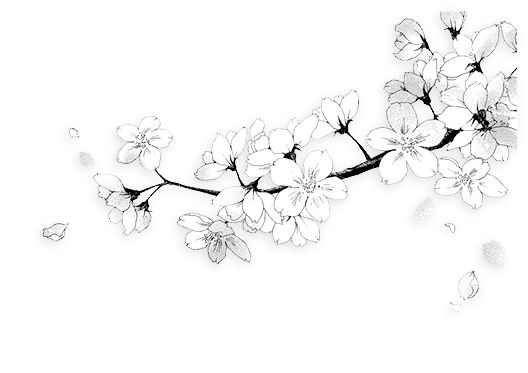
#> input picture tools/sakura_ref.png, 528 x 373 px, found by its file name
$ python build_art.py
#> lines starting #> are read from the running program, lines starting #| are printed output that depends on the picture; after the words box and inside, x2 and y2 are one past the last pixel; in counts of white or black regions, pixels touching at a corner belong together
# -*- coding: utf-8 -*-
"""Сборка графики сакуры для hero из авторского рисунка.

Запуск из корня репозитория:  python tools/build_art.py

Что делает:
  1. Обрезает tools/sakura_ref.png по содержимому и убирает белое поле,
     превращая его в настоящую прозрачность (рисунок не перерисовывается).
  2. Задаёт ось ветки опорными точками, снятыми с самого рисунка.
  3. Считает карту роста: 0 — проявляется первым, 255 — последним.
     Ствол сжимается к началу, поэтому сначала проступает ветка,
     затем по фронту раскрываются цветы и бутоны.
  4. Кладёт результат в img/sakura.png и img/sakura-grow.png.
"""
import os
import numpy as np
from PIL import Image
from scipy import ndimage

SRC = os.path.join('tools', 'sakura_ref.png')
PREVIEW = os.path.join('tools', '_preview')
os.makedirs(PREVIEW, exist_ok=True)
im = Image.open(SRC).convert('RGB')
#> im is the input picture: PIL image 528x373 RGB; min 0, max 255, mean 246.9
a = np.asarray(im).astype(np.int16)
H, W = a.shape[:2]
#> H = 373; W = 528
lum = a.mean(axis=2)

# Снимок без интерфейса: лишней полосы слева больше нет.
X0 = 0
work = lum[:, X0:]

# Кадрируем по слабым следам карандаша, иначе бледные лепестки
# и штриховка у краёв попадут за границу.
ink = work < 232
#> ink: shape (373, 528) bool; 8.1% white; 333 white regions (308 under 20 px), largest, box (x1, y1, x2, y2) and area: (366, 11, 517, 197) 6410, (176, 120, 327, 265) 3743, (93, 127, 224, 236) 1512
ink = ndimage.binary_opening(ink, np.ones((2, 2)))
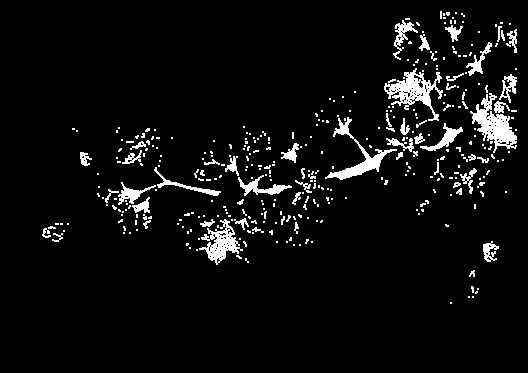
#> ink: shape (373, 528) bool; 5.6% white; 370 white regions (310 under 20 px), largest, box (x1, y1, x2, y2) and area: (470, 93, 517, 153) 1158, (384, 68, 443, 121) 1126, (325, 117, 397, 180) 865

ys, xs = np.nonzero(ink)
#> ys = 10973 values from 11 to 303; xs = 10973 values, max 516 at index 292, min 42 at index 9920, mean 349.3
print('source', W, 'x', H)
#| source 528 x 373
print('ink bbox in cropped coords x', xs.min(), xs.max(), 'y', ys.min(), ys.max())
#| ink bbox in cropped coords x 42 516 y 11 303

# Margin so strokes are not clipped at the edges.
M = 4
bx0, bx1 = max(0, xs.min() - M), xs.max() + M
#> bx0 = 38; bx1 = 520
by0, by1 = max(0, ys.min() - M), ys.max() + M
#> by0 = 7; by1 = 307
print('final art box', (bx0 + X0, by0, bx1 - bx0 + 1, by1 - by0 + 1))
#| final art box (38, 7, 483, 301)

crop = lum[by0:by1 + 1, bx0 + X0:bx1 + X0 + 1].astype(np.float32)
ch, cw = crop.shape
#> ch = 301; cw = 483

# White paper -> transparent, pencil shading kept as grey via alpha.
# Рисунок карандашный и бледный, поэтому мягкие тона поднимаем гаммой:
# без неё на светлом фоне hero ветка почти не читается.
GAMMA = .62
alpha = np.clip((250.0 - crop) / 250.0, 0, 1) ** GAMMA
alpha[alpha < .02] = 0
print('ink coverage %', round(100 * float((alpha > 0).mean()), 2))
#| ink coverage % 24.35

art = np.zeros((ch, cw, 4), dtype=np.uint8)
art[..., 3] = (alpha * 255).astype(np.uint8)
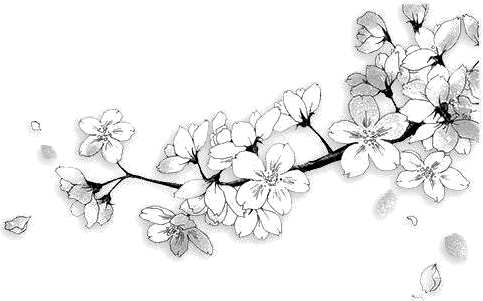
#> art: shape (301, 483, 4); mean of channels 0, 1, 2, 3 0, 0, 0, 16; transparent parts drawn white
Image.fromarray(art, 'RGBA').save(os.path.join(PREVIEW, '_art_cut.png'))
print('art size', (cw, ch))
#| art size (483, 301)

# ---------------------------------------------------------------- ось ветки
# Ось ветки задаём опорными точками, снятыми с самого рисунка, в координатах
# ИСХОДНОГО файла: толстый правый конец идёт вверх-вправо к срезу кадра,
# в середине опускается до самой нижней точки, слева тонкий кончик уходит вверх.
# Скрипт сам сдвинет точки на начало кадрирования.
CONTROL = [(105, 188), (125, 192), (150, 190), (180, 188), (210, 196),
           (240, 201), (265, 197), (290, 185), (310, 176), (340, 167),
           (370, 158), (400, 148), (430, 139), (455, 131), (480, 123),
           (505, 117), (528, 112)]
CONTROL = [(x - (bx0 + X0), y - by0) for x, y in CONTROL]
#> CONTROL = [(67, 181), (87, 185), (112, 183), (142, 181), (172, 189), (202, 194), (227, 190), (252, 178), (272, 169), (302, 160), (332, 151), (362, 141), (392, 132), (417, 124), (442, 116), (467, 110), (490, 105)]
cx = np.array([p[0] for p in CONTROL], dtype=np.float64)
#> cx = 17 values from 67 to 490
cy = np.array([p[1] for p in CONTROL], dtype=np.float64)
#> cy = 17 values, max 194 at index 5, min 105 at index 16, mean 158.2
ax_full = np.arange(cw, dtype=np.float64)
#> ax_full = 483 values from 0 to 482
axis_y = np.interp(ax_full, cx, cy)
#> axis_y = 483 values, max 194 at index 202, min 106.7 at index 482, mean 163.3
axis_y = ndimage.uniform_filter1d(axis_y, size=9)
#> axis_y = 483 values, max 193.6 at index 202, min 107.1 at index 482, mean 163.3
axis_y = np.clip(axis_y, 0, ch - 1)
print('axis y at left/mid/right: %.0f %.0f %.0f' % (
    axis_y[0], axis_y[cw // 2], axis_y[-1]))
#| axis y at left/mid/right: 181 183 107

# Насколько ось реально лежит на штрихе — самопроверка. Рисунок карандашный,
# поэтому считаем любой след, а не только тёмные пиксели.
dark = alpha > 0
#> dark: shape (301, 483) bool; 24.3% white; 591 white regions (584 under 20 px), largest, box (x1, y1, x2, y2) and area: (36, 1, 482, 263) 32412, (438, 232, 469, 266) 765, (0, 213, 32, 240) 534
on = 0
for x in range(60, cw):
    y = int(round(axis_y[x]))
    if 0 <= y < ch and dark[max(0, y - 3):y + 4, x].any():
        on += 1
#> this loop made 423 passes
#> y on passes 1 to 12: 181, 181, 181, 181, 181, 181, 181, 181, 181, 181, 182, 182
#> after the loop, on = 410
print('axis on ink: %d of %d columns (%.0f%%)' % (on, cw - 60, 100.0 * on / (cw - 60)))
#| axis on ink: 410 of 423 columns (97%)

# ------------------------------------------------------- карта роста 0..255
N = 400
ax_full = np.arange(cw, dtype=np.float64)
si = np.linspace(0, cw - 1, N).astype(int)
#> si = 400 values from 0 to 482
px, py = ax_full[si], axis_y[si]
#> px = 400 values from 0 to 482; py = 400 values, max 193.6 at index 168, min 107.1 at index 399, mean 163.4
seg = np.hypot(np.diff(px), np.diff(py))
#> seg = 399 values, max 2.22 at index 201, min 1 at index 0, mean 1.25
arc = np.concatenate(([0], np.cumsum(seg)))
#> arc = 400 values from 0 to 497.7
total = arc[-1]
#> total = 497.7

grid_y, grid_x = np.mgrid[0:ch, 0:cw]
best_s = np.full((ch, cw), np.inf)
best_d = np.full((ch, cw), np.inf)
for i in range(N - 1):                       # проекция на ось, кусочно-по-отрезкам
    x0, x1, y0, y1 = px[i], px[i + 1], py[i], py[i + 1]
    dx, dy = x1 - x0, y1 - y0
    L2 = dx * dx + dy * dy
    t = 0.0 if L2 == 0 else np.clip(((grid_x - x0) * dx + (grid_y - y0) * dy) / L2, 0, 1)
    d = np.hypot(grid_x - (x0 + t * dx), grid_y - (y0 + t * dy))
    s = arc[i] + t * (arc[i + 1] - arc[i])
    upd = d < best_d
    best_d[upd] = d[upd]
    best_s[upd] = s[upd]
#> this loop made 399 passes
#> (x0, x1, y0, y1, dx, dy, L2) on passes 1 to 3: (0, 1, 181, 181, 1, 0, 1), (1, 2, 181, 181, 1, 0, 1), (2, 3, 181, 181, 1, 0, 1)
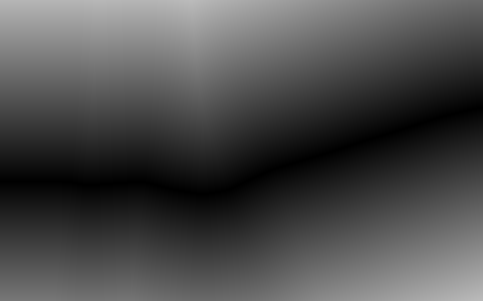
#> best_d: shape (301, 483) float64; min 0, max 187.4, mean 75.7
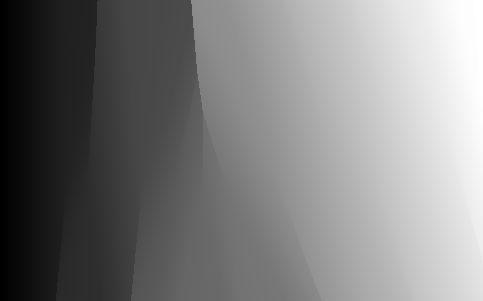
#> best_s: shape (301, 483) float64; min 0, max 497.7, mean 246.2; drawn with min black and max white

# От оси к краям проявление идёт с задержкой — «чернило расползается».
# Задержка задаётся в долях полной длины проявления на каждый пиксель от оси.
RADIAL = 1.15 / total
#> RADIAL = 0.00231
prog = best_s / total + RADIAL * np.minimum(best_d, 130.0)

# Ствол проявляется заметно раньше крон: сжимаем его прогресс к началу.
trunk = best_d <= 11
#> trunk: shape (301, 483) bool; 7.6% white; 1 white region, box (x1, y1, x2, y2) and area: (0, 97, 483, 205) 11020
prog = np.where(trunk, prog * .52, prog)
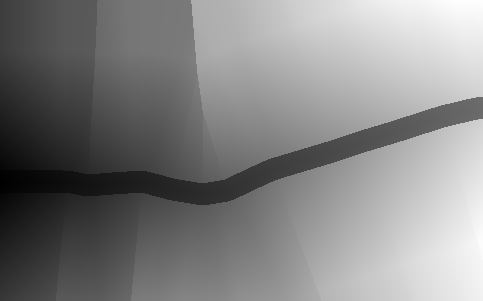
#> prog: shape (301, 483) float64; min 0, max 1.25, mean 0.643; drawn with min black and max white

ink_mask = alpha > 0
lo, hi = prog[ink_mask].min(), prog[ink_mask].max()
#> lo = 0.0575; hi = 1.22
prog = (prog - lo) / (hi - lo)
prog = np.where(ink_mask, prog, 1.0)        # пустое место не проявляется
grow = (np.clip(prog, 0, 1) * 255).astype(np.uint8)
Image.fromarray(grow, 'L').save(os.path.join(PREVIEW, '_art_grow.png'))

# Превью: рисунок поверх карты роста + сама ось.
prev = np.dstack([(alpha * 255).astype(np.uint8)] * 3)
prev = (prev * .55 + np.dstack([grow] * 3).astype(np.float32) * .45).astype(np.uint8)
prev[py.astype(int), px.astype(int)] = [255, 0, 0]
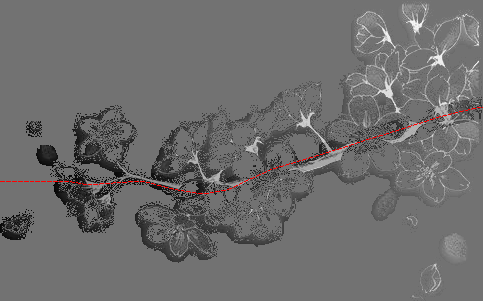
#> prev: shape (301, 483, 3); mean of channels 0, 1, 2 109.9, 109.2, 109.2; drawn as R, G, B

# Увеличенный кусок для сверки оси с веткой.
prev = Image.fromarray(prev, 'RGB')
prev.save(os.path.join(PREVIEW, '_art_growprev.png'))

# Увеличенные куски — для глазомерной сверки оси с веткой.
Z = 3
arr = np.asarray(prev)
for tag, xa, xb in (('right', 420, cw), ('left', 0, 240), ('mid', 200, 440)):
    zoom = np.kron(arr[:, xa:xb], np.ones((Z, Z, 1), dtype=np.uint8))
    Image.fromarray(zoom, 'RGB').save(os.path.join(PREVIEW, '_zoom_%s.png' % tag))

# Опорные точки для опадающих лепестков — вдоль оси, чуть выше ветки.
anchors = []
for k in range(14):
    t = .04 + .92 * k / 13.
    x = int(t * (cw - 1))
    y = int(axis_y[x] - 12 - 6 * np.sin(k * 1.7))
    anchors.append([round(x / cw, 4), round(y / ch, 4)])
#> this loop made 14 passes
#> y on passes 1 to 12: 169, 163, 174, 175, 169, 175, 182, 167, 145, 138, 135, 120
#> after the loop, anchors = [[0.0393, 0.561], [0.11, 0.541], [0.18, 0.578], [0.251, 0.581], [0.321, 0.561], [0.391, 0.581], [0.462, 0.605], [0.534, 0.555], [0.605, 0.482], [0.675, 0.459], [0.745, 0.449], [0.816, 0.399], [0.886, 0.339], [0.957, 0.329]]
print('anchors (в js/script.js, массив SPOTS):')
print('[' + ', '.join('[%s, %s]' % (p[0], p[1]) for p in anchors) + ']')
#> (printed output is left out)

# ------------------------------------------------------------ готовые ассеты
os.makedirs('img', exist_ok=True)
art_out = Image.fromarray(art, 'RGBA')
art_out.save('img/sakura.png', optimize=True)
Image.fromarray(grow, 'L').save('img/sakura-grow.png', optimize=True)
print('img/sakura.png      %dx%d  %d bytes' % (
    cw, ch, os.path.getsize('img/sakura.png')))
#| img/sakura.png      483x301  69975 bytes
print('img/sakura-grow.png %dx%d  %d bytes' % (
    cw, ch, os.path.getsize('img/sakura-grow.png')))
#| img/sakura-grow.png 483x301  27872 bytes
print('grow range', int(grow.min()), int(grow.max()),
      '| dark px %d' % int((grow < 128).sum()))
#| grow range 0 255 | dark px 17454

print('--- grow along the axis (should be low) ---')
row = []
for x in range(10, cw, 50):
    y = int(round(axis_y[x]))
    lo_y, hi_y = max(0, y - 4), min(ch, y + 5)
    patch = grow[lo_y:hi_y, x][alpha[lo_y:hi_y, x] > 0]
    row.append('x=%d:%s' % (x, '-' if patch.size == 0 else str(int(patch.mean()))))
#> this loop made 10 passes
#> (y, lo_y, hi_y, patch) on passes 2 to 6: (181, 177, 186, [2, 1, 1, 1, 1, 1, 1, 2]), (183, 179, 188, [13, 13, 12, 13]), (186, 182, 191, [24, 24, 24, 24, 24, 24, 24, 25]), (193, 189, 198, [36]), (174, 170, 179, [49, 49, 48, 48, 48, 48])
#> (y, lo_y, hi_y) on passes 1, 7: (181, 177, 186), (158, 154, 163)
print(' '.join(row))
#| x=10:- x=60:1 x=110:12 x=160:24 x=210:36 x=260:48 x=310:60 x=360:72 x=410:84 x=460:96
trunk_px = ink_mask & (best_d <= 11)
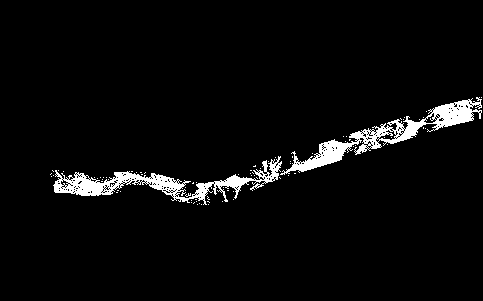
#> trunk_px: shape (301, 483) bool; 3.9% white; 80 white regions (78 under 20 px), largest, box (x1, y1, x2, y2) and area: (280, 97, 482, 175) 2858, (53, 156, 282, 205) 2721
print('trunk px %d, mean grow %.0f | all ink mean %.0f' % (
    int(trunk_px.sum()), float(grow[trunk_px].mean()), float(grow[ink_mask].mean())))
#| trunk px 5700, mean grow 53 | all ink mean 133
